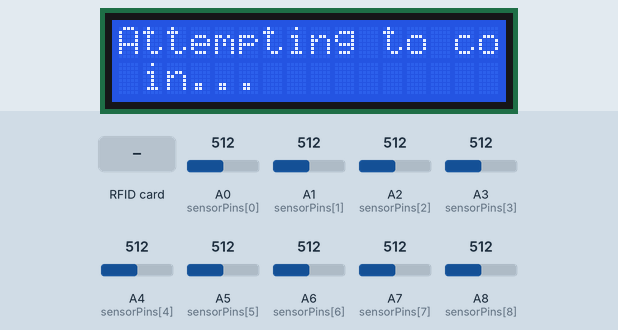
Simulated run of this sketch. Board: Arduino Mega 2560, built with avr-gcc and run on an emulated ATmega2560. On the bench: 16×2 character LCD. The test bench sets the inputs (shaded band); at power-on: A0 (sensorPins[0]) = 512, A1 (sensorPins[1]) = 512, A2 (sensorPins[2]) = 512, A3 (sensorPins[3]) = 512, A4 (sensorPins[4]) = 512, A5 (sensorPins[5]) = 512, A6 (sensorPins[6]) = 512, A7 (sensorPins[7]) = 512, A8 (sensorPins[8]) = 512. WiFi joins after 1.5 s; servers stay silent unless stated; uploads are accepted with an empty reply; what the sketch prints to the serial monitor is not drawn.

Above: at 2.8 s.
2.9 s: RFID card 5E 7A 19 C4 held to the reader
At 4.3 s:
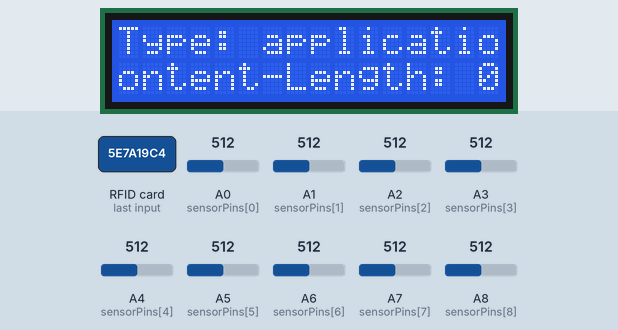
4.7 s: A0 (sensorPins[0]) set to 208
6.2 s: A0 (sensorPins[0]) set to 190
At 7.9 s:
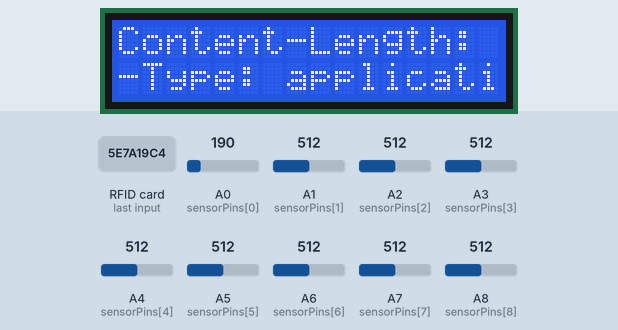
9.2 s: RFID card 5E 7A 19 C4 held to the reader
At 10.6 s:
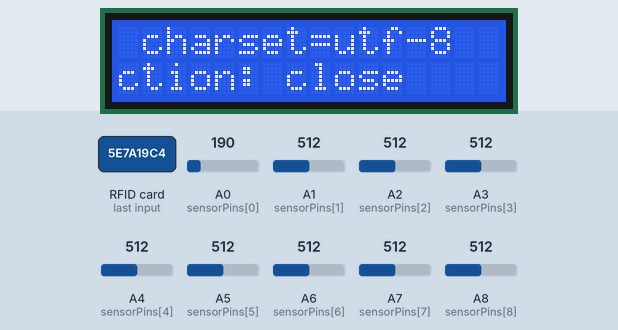
11.4 s: RFID card 5E 7A 19 C4 held to the reader
At 13.4 s:
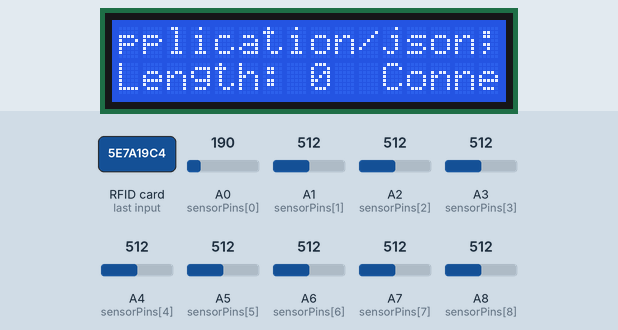
14.1 s: RFID card 5E 7A 19 C4 held to the reader
At 16.2 s:
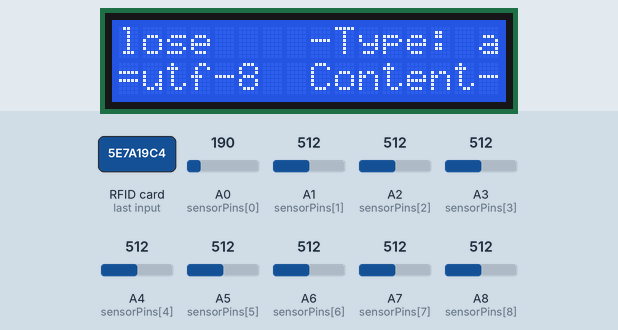
Timing chart, 0 to 17.7 s (numbered marks = the images above; inputs shaded):
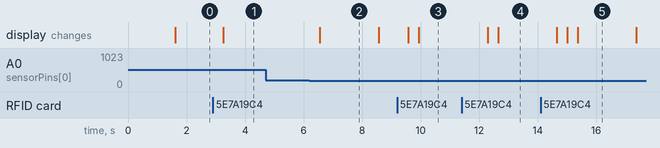

The sketch:

MainProduction.ino
```cpp
#include <LiquidCrystal.h>
#include <WiFiEsp.h>
#include <SPI.h>
#include <MFRC522.h>
#include <stdlib.h>

//Setting up constants for the display
const int rs = 12, en = 11, d4 = 5, d5 = 4, d6 = 3, d7 = 2;
LiquidCrystal lcd(rs, en, d4, d5, d6, d7);

//Setting up constants for the NFC reader
#define SS_PIN 53
#define RST_PIN 49
MFRC522 mfrc522(SS_PIN, RST_PIN);

//Setting up constants for the sensor
const int sensorPins[] = {A0, A1, A2, A3, A4, A5, A6, A7, A8};
const int sensitivity = 200;
const int scanTimeout = 1000;
int currentScan = 0;

//Setting up constants for networking
char ssid[] = "Dure Baksteen";
char pass[] = "vierkantekaasyosti";
int status = WL_IDLE_STATUS;
WiFiEspClient client;

//Server Adress
char server[] = "cdc2-2a02-a210-a443-2c80-94d-5219-562d-4022.eu.ngrok.io";

//List of Acceptable QR codes
const int qrCodes[] = {1, 2, 3, 5, 6, 7, 10, 11, 12, 13, 14, 15, 16, 17, 18, 19, 21, 22, 23, 26, 27, 28, 29, 30, 31, 33, 35, 37, 39, 40, 41, 42, 43, 44, 45, 46, 47, 49, 51, 53, 55, 56, 57, 58, 59, 60, 61, 62, 63, 68, 69, 70, 71, 76, 77, 78, 79, 84, 85, 86, 87, 92, 93, 94, 95, 97, 98, 99, 101, 102, 103, 105, 106, 107, 108, 109, 110, 111, 113, 114, 115, 117, 118, 119, 121, 122, 123, 124, 125, 126, 127, 141, 142, 143, 157, 158, 159, 170, 171, 173, 175, 186, 187, 189, 191, 197, 198, 199, 205, 206, 207, 213, 214, 215, 221, 222, 223, 229, 231, 237, 238, 239, 245, 247, 253, 254, 255, 325, 327, 335, 341, 343, 351, 365, 367, 381, 383, 495, 511};
const int acceptAmount = 139;

//Variables for the program
bool loggedIn = false;
int activePassID = 0;
long loginTime = 0;
const int logoutTime = 60000;

//Func to check element in array
bool inArray (int array[], int element, int size) {
  for (int i = 0; i < size; i++) {
    if(array[i] == element) {
      return true;
    }
  }

  return false;
}

void setup() {
  //Begin communication channels
  Serial.begin(9600); //Only for debugging
  lcd.begin(16, 2);
  SPI.begin();
  mfrc522.PCD_Init();
  Serial1.begin(9600);

  //Initialize wifi-module
  WiFi.init(&Serial1);

  //Attempt network connection
  while (status != WL_CONNECTED) {
    Serial.print("Attempting to connect to WPA SSID: ");
    Serial.println(ssid);

    status = WiFi.begin(ssid, pass);
    lcd.print("Attempting to connect...");
  }

  //Display default message
  lcd.print("Scan card to log in...");
  lcd.noCursor();
}

//logout shortcut
void logout () {
  loggedIn = false;
  loginTime = 0;
  lcd.print("Scan card to log in...");
}

void loop() {
  //Check if a user is logged in
  if(!loggedIn){
    // Look for new cards
    if (!mfrc522.PICC_IsNewCardPresent())
    {
      return;
    }
    // Select one of the cards
    if (!mfrc522.PICC_ReadCardSerial())
    {
      return;
    }

    //Read NFC tag contents
    String content = "";
    byte letter;
    //Compensate for error
    for (byte i = 0; i < mfrc522.uid.size; i++) {
     content.concat(String(mfrc522.uid.uidByte[i] < 0x10 ? " 0" : " "));
     content.concat(String(mfrc522.uid.uidByte[i], HEX));
    }

    //Process read UID
    char temp[10];
    content.toUpperCase();
    content = content.substring(1,3);
    content.toCharArray(temp, content.length() + 1);
    activePassID = strtol(temp, NULL, 16);

    //Connect to the server
    client.stop();
    if(client.connect(server, 80)) {
      Serial.println("Connected to server");
    } else {
      Serial.println("Failed to Connect to server");
      lcd.print("Failed server connect");
    }

    //Send the passID to the server
    client.println("GET \get_user.php?api_key=aardappel&pass_id=" + String(activePassID) + " HTTP/1.1");
    client.println("HOST: " + String(server));
    client.println("Connection: close");
    client.println();

    //Reveive response from server
    String response = "";
    while (client.available()) {
      char c = client.read();
      response.concat(c);
    }
    Serial.println(response);

    //Disconnect the server
    if (!client.connected()) {
      Serial.println("Server disconnected");
      client.stop();
    }

    //Output the response
    lcd.print("Welcome, " + response);

    //Update tracking vars
    loggedIn = true;
    loginTime = millis();
  } else if (loggedIn) {
    //logout if idle for too long
    if (millis() - loginTime >= logoutTime) {
      logout();
    } else if (millis() - currentScan >= scanTimeout) {
        //scan each pixel of the qr and compute the signature
        int scannedQr = 0;
        for (int i = 0; i < 9; i++) {
          int val = analogRead(sensorPins[i]);
          if (val <= sensitivity) {
            scannedQr += pow(2, i);
          }
        }

        //Check if the signature is a valid qr
        if(inArray(qrCodes, scannedQr, acceptAmount)) {
          //Connect to server
          client.stop();
          if(client.connect(server, 80)) {
            Serial.println("Connected to server");
          } else {
            Serial.println("Failed to Connect to server");
            lcd.print("Failed server connect");
          }

          //Send qr to server for processing
          client.println("GET /check_qr.php?api_key=aardappel&qr_id=" + String(scannedQr) + "&pass_id=" + String(activePassID) + " HTTP/1.1");
          client.println("HOST: " + String(server));
          client.println("Connection: close");
          client.println();

          //Receive response from server
          String response = "";
          while (client.available()) {
            char c = client.read();
            response.concat(c);
          }
          Serial.println(response);

          //Disconnect the server
          if (!client.connected()) {
            Serial.println("Server disconnected");
            client.stop();
          }

          //Output the response
          lcd.print("Current Balance: " + response);

          //Pause for 2 seconds
          delay(2000);

          //Logout
          logout();
        }

        //Reset scantimer
        currentScan = 0;
      }
  }
}
```

Measured:
- the behaviour switches between 201 and 200 on A0 (sensorPins[0]) (found by bisection; images 1 and 2)
- after the input at 2.9 s, the display: changes after 0.36 s (image 1)
- after the input at 4.7 s, every drawn part: stays the same
- after the input at 6.2 s, the display: changes after 0.36 s (image 2)
- after the input at 9.2 s, the display: first changes after 0.37 s (image 3 shows a later state)
- after the input at 11.4 s, the display: first changes after 0.89 s (image 4 shows a later state)
- after the input at 14.1 s, the display: first differs from a run without the input after 0.91 s (image 5 shows a later state)
- what the display in image 2 shows lasts 2.0 s, from 6.6 s to 8.6 s
